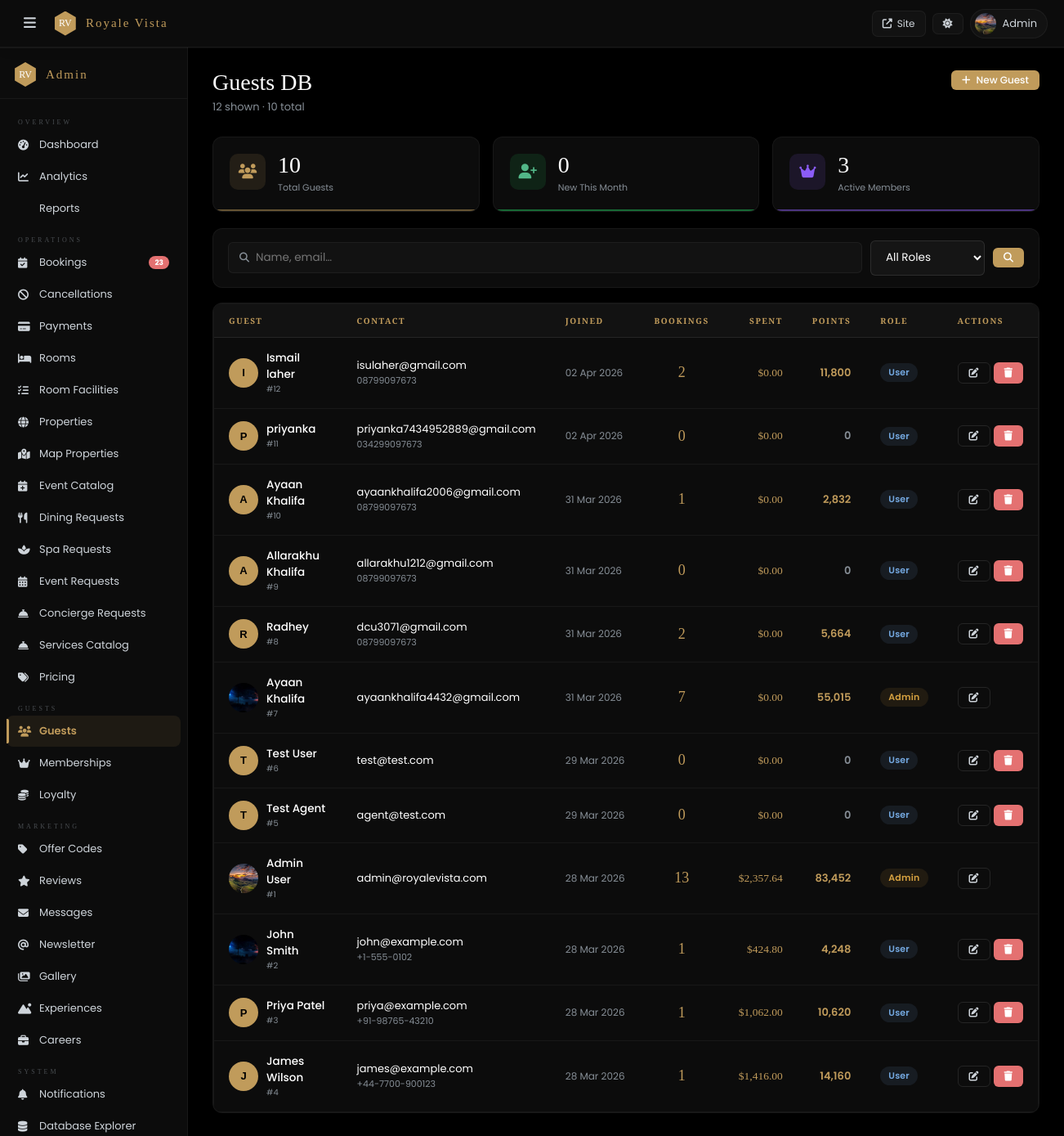
The page /admin/users.php (signed in) on the database its author committed.
### tables this page shows
CREATE TABLE IF NOT EXISTS `users` (
  `id` int NOT NULL AUTO_INCREMENT,
  `name` varchar(200) NOT NULL,
  `email` varchar(191) NOT NULL,
  `google_id` varchar(255) DEFAULT NULL,
  `password` varchar(255) NOT NULL,
  `phone` varchar(30) DEFAULT NULL,
  `address` text,
  `profile_img` varchar(500) DEFAULT NULL,
  `id_type` varchar(50) DEFAULT 'passport',
  `id_number` varchar(100) DEFAULT NULL,
  `dob` date DEFAULT NULL,
  `country` varchar(100) DEFAULT NULL,
  `gender` varchar(20) DEFAULT NULL,
  `language` varchar(10) DEFAULT 'en',
  `currency` varchar(10) DEFAULT 'USD',
  `role` varchar(20) DEFAULT 'user',
  `is_admin` tinyint(1) DEFAULT '0',
  `created_at` timestamp NULL DEFAULT CURRENT_TIMESTAMP,
  `updated_at` timestamp NULL DEFAULT CURRENT_TIMESTAMP ON UPDATE CURRENT_TIMESTAMP,
  `reset_otp` varchar(10) DEFAULT NULL,
  `reset_otp_expiry` datetime DEFAULT NULL,
  PRIMARY KEY (`id`),
  UNIQUE KEY `email` (`email`),
  UNIQUE KEY `google_id` (`google_id`)
);

### admin/users.php (the view, shortened to what this page needs)
<?php
require_once dirname(__DIR__).'/includes/config.php';
require_once dirname(__DIR__).'/includes/db.php';
require_once __DIR__.'/_helper.php';
$q=clean($_GET['q']??'');$sf=clean($_GET['s']??'all');
$w='1=1';$pa=[];
$us=$pdo->prepare("SELECT u.*,
  (SELECT COUNT(*) FROM bookings b WHERE b.user_id=u.id AND b.status!='cancelled') bkc,
  (SELECT COALESCE(SUM(final_usd),0) FROM bookings b WHERE b.user_id=u.id AND b.pay_status='paid') spent,
  (SELECT total_points FROM loyalty_points lp WHERE lp.user_id=u.id) pts
  FROM users u WHERE $w ORDER BY u.created_at DESC LIMIT 200");
$us->execute($pa);$users=$us->fetchAll();
$tU=(int)$pdo->query("SELECT COUNT(*) FROM users WHERE role='user'")->fetchColumn();
$nMQ=$pdo->query("SELECT COUNT(*) FROM users WHERE role='user' AND created_at>=DATE_FORMAT(NOW(),'%Y-%m-01')");$nM=(int)$nMQ->fetchColumn();
ob_start();?>
<div class="adm-ph">
  <div><h1>Guests DB</h1><p class="sub"><?=count($users)?> shown · <?=$tU?> total</p></div>
  <button onclick="editUser(null)" class="btn btn-gold btn-sm"><i class="fas fa-plus"></i> New Guest</button>
</div>
<div class="mc-grid mc-3" style="margin-bottom:20px">
  <div class="mc" style="--mc:#c09b5b"><div class="mc-ico" style="background:rgba(192,155,91,.12);color:var(--gold)"><i class="fas fa-users"></i></div><div><div class="mc-v"><?=$tU?></div><div class="mc-l">Total Guests</div></div></div>
  <div class="mc" style="--mc:#22c55e"><div class="mc-ico" style="background:rgba(34,197,94,.12);color:var(--gr)"><i class="fas fa-user-plus"></i></div><div><div class="mc-v"><?=$nM?></div><div class="mc-l">New This Month</div></div></div>
  <div class="mc" style="--mc:#8b5cf6"><div class="mc-ico" style="background:rgba(139,92,246,.12);color:#8b5cf6"><i class="fas fa-crown"></i></div><div><div class="mc-v"><?=(int)$pdo->query("SELECT COUNT(*) FROM user_memberships WHERE status='active'")->fetchColumn()?></div><div class="mc-l">Active Members</div></div></div>
</div>
<div class="ac" style="margin-bottom:18px"><div class="ac-body" style="padding:14px 18px">
  <form method="GET" style="display:flex;gap:10px;flex-wrap:wrap;align-items:center">
    <div style="flex:1;min-width:180px;display:flex;align-items:center;gap:8px;background:var(--card2);border:1px solid var(--br2);border-radius:var(--r);padding:8px 13px">
      <i class="fas fa-search" style="color:var(--mu);font-size:12px"></i>
      <input name="q" style="background:transparent;border:none;color:var(--tx);font-family:var(--sans);font-size:13.5px;outline:none;flex:1" placeholder="Name, email…" value="<?=htmlspecialchars($q)?>">
    </div>
    <select name="s" class="fc" style="width:140px" onchange="this.form.submit()">
      <option value="all" <?=$sf==='all'?'selected':''?>>All Roles</option>
    </select>
    <button class="btn btn-gold btn-sm" type="submit"><i class="fas fa-search"></i></button>
  </form>
</div></div>
<div class="ac"><div class="tw"><table>
  <thead><tr><th>Guest</th><th>Contact</th><th>Joined</th><th style="text-align:center">Bookings</th><th style="text-align:right">Spent</th><th style="text-align:right">Points</th><th>Role</th><th>Actions</th></tr></thead>
  <tbody>
    <?php foreach($users as $u):?>
    <tr>
      <td><div style="display:flex;align-items:center;gap:10px"><?= userAvatar($u['profile_img'], $u['name'], 36) ?><div><div style="font-weight:500"><?=htmlspecialchars($u['name'])?></div><div style="font-size:10px;color:var(--mu)">#<?=$u['id']?></div></div></div></td>
      <td><div style="font-size:13px"><?=htmlspecialchars($u['email'])?></div><?php if($u['phone']??''):?><div style="font-size:11px;color:var(--mu)"><?=htmlspecialchars($u['phone'])?></div><?php endif;?></td>
      <td style="font-size:12px;color:var(--mu);white-space:nowrap"><?=date('d M Y',strtotime($u['created_at']))?></td>
      <td style="text-align:center;font-family:var(--serif);font-size:18px;color:var(--gold)"><?=$u['bkc']??0?></td>
      <td style="text-align:right;font-family:var(--serif);color:var(--gold)"><?=formatPrice($u['spent']??0)?></td>
      <td style="text-align:right;font-size:13px;font-weight:600;color:<?=($u['pts']??0)>1000?'var(--gold)':'var(--mu)'?>"><?=number_format($u['pts']??0)?></td>
      <td><span class="badge <?=$u['role']==='admin'?'ba':'bb'?>"><?=ucfirst($u['role'])?></span></td>
      <td><div style="display:flex;gap:4px">
        <button class="btn btn-ghost btn-sm" onclick='editUser(<?=json_encode($u)?>)' title="Edit"><i class="fas fa-edit"></i></button>
        <?php if($u['id']!=$_SESSION['user_id']&&$u['role']!=='admin'):?>
          <a href="?del=<?=$u['id']?>&q=<?=urlencode($q)?>&s=<?=$sf?>" class="btn btn-danger btn-sm" onclick="return confirm('Delete guest permanently?')" title="Delete"><i class="fas fa-trash"></i></a>
        <?php endif;?>
      </div></td>
    </tr>
    <?php endforeach;?>
  </tbody>
</table></div></div>

### includes/config.php (shortened to what this page needs)
<?php
function getUserCurrency(): string {
    $c = $_SESSION['currency'] ?? $_COOKIE['rv_currency'] ?? 'USD';
    return isset(CURRENCIES[$c]) ? $c : 'USD';
}
function formatPrice(float $usd, bool $showCode = false): string {
    $c   = getUserCurrency();
    $ci  = CURRENCIES[$c];
    $val = round($usd * $ci['rate'], $ci['dec']);
    $fmt = $ci['dec'] === 0 ? number_format($val, 0) : number_format($val, $ci['dec']);
    return $ci['symbol'] . $fmt . ($showCode ? ' '.$c : '');
}
function userAvatar(?string $img, string $name = 'U', int $size = 36, string $extra = ''): string {
    $initial = strtoupper(substr(trim($name) ?: 'U', 0, 1));
    $base    = defined('BASE') ? BASE : '';
    $fs      = max(10, intval($size * 0.38));
    $shared  = "width:{$size}px;height:{$size}px;border-radius:50%;flex-shrink:0;object-fit:cover;{$extra}";
    $divStyle = "width:{$size}px;height:{$size}px;border-radius:50%;flex-shrink:0;background:var(--gold);display:flex;align-items:center;justify-content:center;font-weight:700;font-size:{$fs}px;color:#000;font-family:sans-serif;{$extra}";
    if (!empty($img)) {
        $img = trim($img);
        if (preg_match('#^https?://#i', $img)) {
            $srcRaw = $img;
        } elseif (strpos($img, '/uploads/') !== false) {
            $srcRaw = (strpos($img, '/') === 0) ? ($base . $img) : ($base . '/' . ltrim($img, '/'));
        } else {
            $srcRaw = $base . '/uploads/avatars/' . ltrim($img, '/');
        }
        $src = htmlspecialchars($srcRaw, ENT_QUOTES);
        $altEsc = htmlspecialchars($name, ENT_QUOTES);
        return "<span class=\"rv-av-wrap\" style=\"display:inline-flex;flex-shrink:0;position:relative;width:{$size}px;height:{$size}px;\">"
             . "<img src=\"{$src}\" alt=\"{$altEsc}\" class=\"rv-av-img\" style=\"{$shared}\" loading=\"lazy\" onload=\"this.style.opacity=1\" onerror=\"this.style.display='none';this.nextElementSibling.style.display='flex'\">"
             . "<span class=\"rv-av-fb\" style=\"{$divStyle};display:none;align-items:center;justify-content:center;\">{$initial}</span>"
             . "</span>";
    }
    return "<span class=\"rv-av-wrap\" style=\"display:inline-flex;flex-shrink:0;\"><span class=\"rv-av-fb\" style=\"{$divStyle};display:flex;align-items:center;justify-content:center;\">{$initial}</span></span>";
}
function clean(string $v): string {
    return htmlspecialchars(strip_tags(trim($v)), ENT_QUOTES, 'UTF-8');
}
?>

### admin/css/admin.css (style rules this page uses)
:root { --serif: 'Playfair Display', Georgia, serif; --cinzel: 'Cinzel', serif; --sans: 'Poppins', -apple-system, sans-serif; --gold: #c09b5b; --gold2: #a07a3a; --golddim: rgba(192,155,91,.1); --r: 6px; --rlg: 12px; --ease: cubic-bezier(.4,0,.2,1); --t: .2s; --radius: 6px; --radius-lg: 12px; --gold-dim: rgba(192,155,91,.1); --gold-dk: #a07a3a; }
[data-theme="dark"] { --bg:#000000; --card:#0c0c0c; --card2:#121212; --inp:rgba(255,255,255,0.04); --tx:#ffffff; --tx2:#ced4da; --mu:#868e96; --br:rgba(255,255,255,0.1); --br2:rgba(255,255,255,0.05); --sh:0 12px 48px rgba(0,0,0,0.8); --sh2:0 4px 16px rgba(0,0,0,0.5); --gr:#52b788; --grbg:rgba(82,183,136,0.14); --rd:#e47171; --rdbg:rgba(228,113,113,0.1); --bl:#74a8e0; --blbg:rgba(116,168,224,0.1); --am:#d4a040; --ambg:rgba(212,160,64,0.1); --text:#f2ece2; --text2:#d0c6ba; --muted:#8c8278; --border:rgba(192,155,91,.25); --bdr2:rgba(192,155,91,.12); --green:#52b788; --green-bg:rgba(82,183,136,.14); --red:#e07070; --red-bg:rgba(224,112,112,.1); --blue:#74a8e0; --blue-bg:rgba(116,168,224,.1); --amber:#d4a040; --amber-bg:rgba(212,160,64,.1); }
*,*::before,*::after { box-sizing:border-box;margin:0;padding:0 }
html { scroll-behavior:smooth }
body { font-family:var(--sans);font-size:14px;background:var(--bg);color:var(--tx);-webkit-font-smoothing:antialiased }
a { color:var(--gold);text-decoration:none }
img { display:block;max-width:100% }
.adm-ph { display:flex;align-items:flex-start;justify-content:space-between;margin-bottom:26px;flex-wrap:wrap;gap:12px }
.adm-ph h1 { font-family:var(--serif);font-size:28px;font-weight:400;line-height:1.1 }
.adm-ph .sub { font-size:13px;color:var(--mu);margin-top:4px }
.mc-grid { display:grid;gap:16px;margin-bottom:24px }
.mc-3 { grid-template-columns:repeat(3,1fr) }
.mc { background:var(--card);border:1px solid var(--br2);border-radius:var(--rlg);padding:20px;display:flex;align-items:flex-start;gap:15px;transition:all var(--t);position:relative;overflow:hidden;cursor:default }
.mc::after { content:'';position:absolute;bottom:0;left:0;right:0;height:2px;background:var(--mc,var(--gold));opacity:.5 }
.mc-ico { width:44px;height:44px;border-radius:10px;display:flex;align-items:center;justify-content:center;font-size:18px;flex-shrink:0 }
.mc-v { font-family:var(--serif);font-size:28px;font-weight:300;line-height:1 }
.mc-l { font-size:11px;color:var(--mu);margin-top:5px }
.ac { background:var(--card);border:1px solid var(--br2);border-radius:var(--rlg);overflow:hidden }
.ac-body { padding:20px }
.tw { overflow-x:auto; border-radius:var(--r); border:1px solid var(--br2); }
table { width:100%;border-collapse:collapse }
thead th { padding:13px 18px;text-align:left;font-family:var(--cinzel);font-size:10px;letter-spacing:1.5px;text-transform:uppercase;color:var(--gold);background:var(--card2);border-bottom:1px solid var(--br);font-weight:600;white-space:nowrap }
tbody td { padding:15px 18px;font-size:13.5px;border-bottom:1px solid var(--br2);color:var(--tx);vertical-align:middle;transition:background var(--t) }
tbody tr:last-child td { border-bottom:none }
.fc { width:100%;padding:10px 14px;background:var(--inp);border:1px solid var(--br);border-radius:var(--r);color:var(--tx);font-family:var(--sans);font-size:13.5px;outline:none;transition:border-color .2s,box-shadow .2s }
.fc::placeholder { color:var(--mu) }
.fc option { background:var(--card) }
select.fc { cursor:pointer }
.btn { display:inline-flex;align-items:center;justify-content:center;gap:7px;padding:10px 22px;border-radius:var(--r);font-family:var(--sans);font-size:13px;font-weight:500;cursor:pointer;border:none;transition:all var(--t);text-decoration:none;white-space:nowrap;line-height:1 }
.btn-gold { background:var(--gold);color:#fff }
.btn-ghost { border:1px solid var(--br);color:var(--tx2);background:transparent }
.btn-danger { background:var(--rd);color:#fff }
.btn-sm { padding:6px 13px;font-size:12px }
.badge { display:inline-block;padding:3px 10px;border-radius:20px;font-size:11px;font-weight:600;letter-spacing:.2px }
.bb,.badge-blue { background:var(--blbg);color:var(--bl) }
.ba,.badge-amber { background:var(--ambg);color:var(--am) }
body { padding-top: 0 !important; }
.rv-av-wrap { display: inline-flex; flex-shrink: 0; vertical-align: middle; position: relative; }
.rv-av-img { border-radius: 50%; object-fit: cover; display: block; }
.rv-av-fb { border-radius: 50%; font-family: var(--sans), sans-serif; flex-shrink: 0; }

### rows shown on the page
users: name "I", name "Ismail laher", id "12", email "isulaher@gmail.com", phone "08799097673", created_at "02 Apr 2026", bkc "2", spent "$0.00", pts "11,800", role "User"
users: name "P", name "priyanka", id "11", email "priyanka7434952889@gmail.com", phone "034299097673", created_at "02 Apr 2026", bkc "0", spent "$0.00", pts "0", role "User"
users: name "A", name "Ayaan Khalifa", id "10", email "ayaankhalifa2006@gmail.com", phone "08799097673", created_at "31 Mar 2026", bkc "1", spent "$0.00", pts "2,832", role "User"
users: name "A", name "Allarakhu Khalifa", id "9", email "allarakhu1212@gmail.com", phone "08799097673", created_at "31 Mar 2026", bkc "0", spent "$0.00", pts "0", role "User"
users: name "R", name "Radhey", id "8", email "dcu3071@gmail.com", phone "08799097673", created_at "31 Mar 2026", bkc "2", spent "$0.00", pts "5,664", role "User"
users: profile_img (picture), name "Ayaan Khalifa", id "7", email "ayaankhalifa4432@gmail.com", created_at "31 Mar 2026", bkc "7", spent "$0.00", pts "55,015", role "Admin"
users: name "T", name "Test User", id "6", email "test@test.com", created_at "29 Mar 2026", bkc "0", spent "$0.00", pts "0", role "User"
users: name "T", name "Test Agent", id "5", email "agent@test.com", created_at "29 Mar 2026", bkc "0", spent "$0.00", pts "0", role "User"
users: profile_img (picture), name "Admin User", id "1", email "admin@royalevista.com", created_at "28 Mar 2026", bkc "13", spent "$2,357.64", pts "83,452", role "Admin"
users: profile_img (picture), name "John Smith", id "2", email "john@example.com", phone "+1-555-0102", created_at "28 Mar 2026", bkc "1", spent "$424.80", pts "4,248", role "User"
users: name "P", name "Priya Patel", id "3", email "priya@example.com", phone "+91-98765-43210", created_at "28 Mar 2026", bkc "1", spent "$1,062.00", pts "10,620", role "User"
users: name "J", name "James Wilson", id "4", email "james@example.com", phone "+44-7700-900123", created_at "28 Mar 2026", bkc "1", spent "$1,416.00", pts "14,160", role "User"

### other values the page prints
$user "Admin"
$pending "23"
count($users) "12"
$tU "10"
$nM "0"
